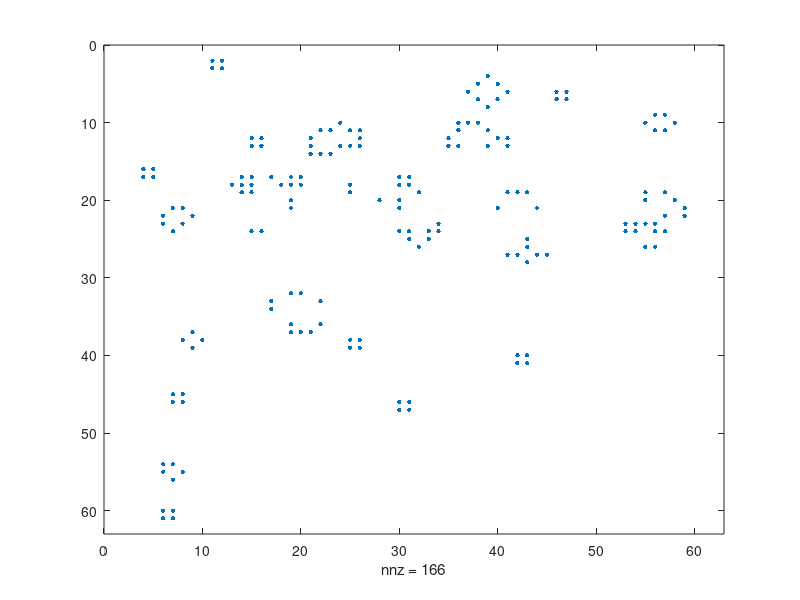

Recreate this plot in MATLAB.
N = 60

% probability of alive cells to begin with
prob = 0.6;

% use N+2 to make the edge of the grid zero
A = zeros(N+2,N+2);
A(2:N+1, 2:N+1) = rand(N);
G = (A < prob);

% Generating the time length of the game
for i = 1:100
  A = zeros (N+2, N+2);
  for row = 2:N+1
    for col = 2:N+1

        % diagonal neighbors
        diag = G(row-1, col-1)+G(row-1, col+1)+G(row+1, col-1)+G(row+1, col+1)
        % nearest neighbors
        near = G(row-1, col)+G(row, col-1)+G(row, col+1)+G(row+1, col);
        % number of alive neighbors
        n = diag + near;

        % if a live cell has less than 2 or more than 3 neighbors
        % cell should be dead due to under/over-population
        if (G(row, col)==1) && ((n<2) || (n>3))
            A(row, col) = 0;

        % if a live cell has 2 or 3 alive neighbors, stays alive
        elseif (G(row, col)==1) && ((n ==2) || (n == 3))
             A(row, col) = 1;

        % if a dead cell has three alive neighbors, it becomes alive
        % in the next genertion as if repopulation
        elseif (G(row, col)==0) && (n ==3)
             A(row, col) = 1;
        end

      end
      %pause(0.001);
      %spy(G)

    end
    G = A;
    pause(0.01)
    %spy(S,'LineSpec',markersize)
    spy(G,'.',10)
    drawnow

end
